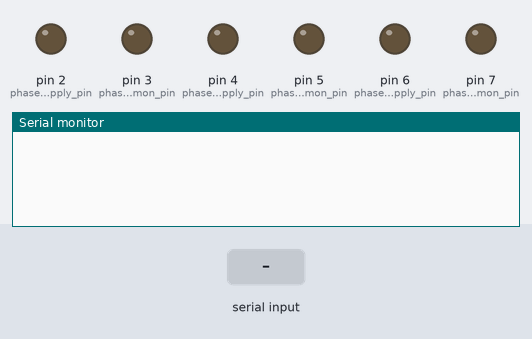
Bench run of a sketch on a simulated Arduino Uno, built with avr-gcc and run on an emulated ATmega328P. On the bench: output pins drawn as LEDs (lit = HIGH), the last lines printed to the serial monitor. The test bench sets the inputs (shaded band).

Above: at 1.0 s.
1.1 s: "90 45\n" received over Serial
At 1.7 s:
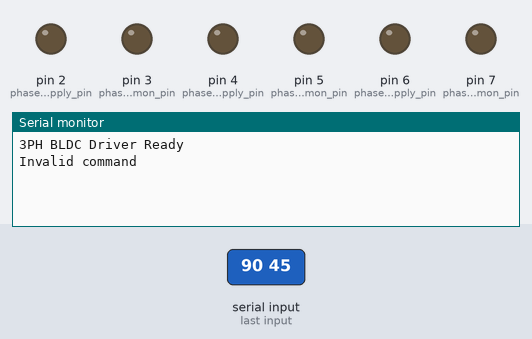
2.7 s: "0\n" received over Serial
At 3.9 s:
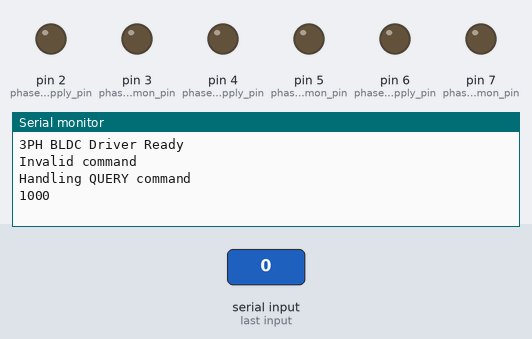
4.2 s: "5\n" received over Serial
At 5.6 s:
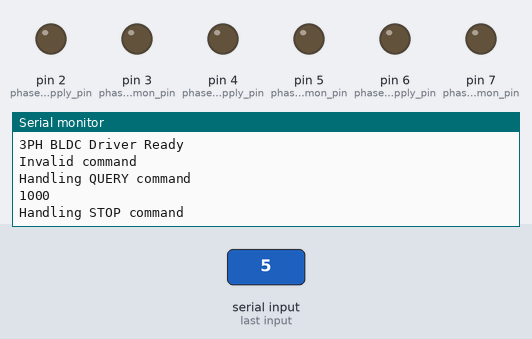

Measured:
- after the input at 1.1 s, the serial monitor: prints a new line after 0.10 s (image 1)
- after the input at 2.7 s, the serial monitor: prints a new line at once (image 2)
- after the input at 4.2 s, the serial monitor: prints a new line at once (image 3)

The sketch:

BLDC_Driver_2.ino
```cpp
enum serial_commands {
  QUERY,                          //handles status query sends status like enable,current pos (if known),speed,direction,run vs stop vs stop $ hold
  ENABLE_DRIVE,                   //turns on power transistor to step 1 config. reminder create a map of 120deg patterns for cw and ccw
  SET_SPEED,                      //steps per second i think. placeholder
  SET_DIRECTION,                  //cw or ccw
  RUN,                            //keeps running at set speed and direction
  STOP,                           //stops run and turns off all six power transistors
  STOP_AND_HOLD_POSITION,         //stops run but keeps power transistor configuration on indefinitely
  CW_SINGLE_STEP,                 //moves one step cw then proceeds to stop and hold pos, need to keep track of current pos
  CCW_SINGLE_STEP,                //moves one step ccw then proceeds to stop and hold pos, need to keep track of current pos
};

const int phase1_supply_pin {2};
const int phase1_common_pin {3};
const int phase2_supply_pin {4};
const int phase2_common_pin {5};
const int phase3_supply_pin {6};
const int phase3_common_pin {7};

int speed {1000};

int commutationSequence[6][6] = {
  {HIGH, LOW, LOW, HIGH, LOW, LOW},   // Phase 1 to supply
  {LOW, HIGH, LOW, HIGH, LOW, LOW},   // Phase 1 to common
  {LOW, LOW, HIGH, LOW, LOW, HIGH},   // Phase 2 to supply
  {LOW, LOW, LOW, HIGH, LOW, HIGH},   // Phase 2 to common
  {LOW, LOW, LOW, LOW, HIGH, HIGH},   // Phase 3 to supply
  {HIGH, LOW, LOW, LOW, HIGH, HIGH}   // Phase 3 to common
};


// Function prototypes
void handleCommand(serial_commands command, int data);

void setup() {
  //self explanatory just declaring modes for pins and setting them all to off before setting pins as outputs. don't want to risk them being default high for some reason
  digitalWrite(phase1_supply_pin, LOW);
  digitalWrite(phase1_common_pin, LOW);
  digitalWrite(phase2_supply_pin, LOW);
  digitalWrite(phase2_common_pin, LOW);
  digitalWrite(phase3_supply_pin, LOW);
  digitalWrite(phase3_common_pin, LOW);
  pinMode(phase1_supply_pin, OUTPUT);
  pinMode(phase1_common_pin, OUTPUT);
  pinMode(phase2_supply_pin, OUTPUT);
  pinMode(phase2_common_pin, OUTPUT);
  pinMode(phase3_supply_pin, OUTPUT);
  pinMode(phase3_common_pin, OUTPUT);


  //bullshit handshaking
  Serial.begin(9600); // Set the baud rate to match your serial monitor
  while (!Serial) {
    ; // wait for serial port to connect. Needed for native USB port only
  }
  establishContact();
}

void loop() {
  processSerialInput();
}

void processSerialInput(){
  if (Serial.available() > 0) {
    String commandString = Serial.readStringUntil('\n'); // Read the serial input until a newline character is received
    serial_commands command = static_cast<serial_commands>(commandString.toInt()); // Convert string to enum
    int data = checkCommandForData(commandString);
    // Handle the received command
    handleCommand(command, data);
  }
}

int checkCommandForData(String commandString) {
  if (commandString.indexOf(' ') == -1) {
    return -1; // no data coz there isnt a space
  }
  // Find the index of the space character
  int spaceIndex = commandString.indexOf(' ');
  String stringData = commandString.substring(spaceIndex + 1);
  if (stringData.length()==0) {
    return -2; // no data coz it was just a space
  }
  return stringData.toInt();
}

// Function to handle different commands
void handleCommand(serial_commands command, int data) {
  switch (command) {
    case QUERY:
      // Handle QUERY command
      Serial.println("Handling QUERY command");
      Serial.println(speed);
      break;
    case ENABLE_DRIVE:
      // Handle ENABLE_DRIVE command
      Serial.println("Handling ENABLE_DRIVE command");
      break;
    case SET_SPEED:
      {
        // Handle SET_SPEED command
        Serial.println("Handling SET_SPEED command");
        //Serial.println(commandString);
        if (data > 0) {
          speed = data;
          Serial.print("Speed is ");
          Serial.print(speed);
          Serial.println(" steps per seconds.");
        }
        else{
          Serial.println("speed entered is either invalid or zero. Set_speed command rejected");
        }
        break;
      }
    case SET_DIRECTION:
      // Handle SET_DIRECTION command
      Serial.println("Handling SET_DIRECTION command");
      break;
    case RUN:
      // Handle RUN command
      Serial.println("Handling RUN command");
      break;
    case STOP:
      // Handle STOP command
      Serial.println("Handling STOP command");
      break;
    case STOP_AND_HOLD_POSITION:
      // Handle STOP_AND_HOLD_POSITION command
      Serial.println("Handling STOP_AND_HOLD_POSITION command");
      break;
    case CW_SINGLE_STEP:
      // Handle CW_SINGLE_STEP command
      Serial.println("Handling CW_SINGLE_STEP command");
      break;
    case CCW_SINGLE_STEP:
      // Handle CCW_SINGLE_STEP command
      Serial.println("Handling CCW_SINGLE_STEP command");
      break;
    default:
      Serial.println("Invalid command");
      break;
  }

}


void establishContact() {
  while (Serial.available() <= 0) {
    delay(300);
  }
  Serial.println("3PH BLDC Driver Ready");   // send an initial string
}
```
